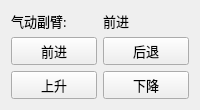
            <widget class="QWidget" name="page_2">
             <layout class="QGridLayout" name="gridLayout_10">
              <item row="1" column="0">
               <widget class="xIndicatorButton" name="btnAdv_2">
                <property name="minimumSize">
                 <size>
                  <width>40</width>
                  <height>25</height>
                 </size>
                </property>
                <property name="maximumSize">
                 <size>
                  <width>16777215</width>
                  <height>50</height>
                 </size>
                </property>
                <property name="font">
                 <font>
                  <family>微软雅黑</family>
                  <pointsize>10</pointsize>
                  <weight>50</weight>
                  <italic>false</italic>
                  <bold>false</bold>
                 </font>
                </property>
                <property name="text">
                 <string>前进</string>
                </property>
                <property name="iconOn" stdset="0">
                 <iconset resource="../xPad.qrc">
                  <normaloff>:/img/widget/buttonOn.png</normaloff>:/img/widget/buttonOn.png</iconset>
                </property>
                <property name="iconOff" stdset="0">
                 <iconset resource="../xPad.qrc">
                  <normaloff>:/img/widget/buttonOff.png</normaloff>:/img/widget/buttonOff.png</iconset>
                </property>
                <property name="contentAlignLeft" stdset="0">
                 <bool>true</bool>
                </property>
               </widget>
              </item>
              <item row="1" column="1">
               <widget class="xIndicatorButton" name="btnRet_2">
                <property name="minimumSize">
                 <size>
                  <width>40</width>
                  <height>25</height>
                 </size>
                </property>
                <property name="maximumSize">
                 <size>
                  <width>16777215</width>
                  <height>50</height>
                 </size>
                </property>
                <property name="font">
                 <font>
                  <family>微软雅黑</family>
                  <pointsize>10</pointsize>
                  <weight>50</weight>
                  <italic>false</italic>
                  <bold>false</bold>
                 </font>
                </property>
                <property name="text">
                 <string>后退</string>
                </property>
                <property name="iconOn" stdset="0">
                 <iconset resource="../xPad.qrc">
                  <normaloff>:/img/widget/buttonOn.png</normaloff>:/img/widget/buttonOn.png</iconset>
                </property>
                <property name="iconOff" stdset="0">
                 <iconset resource="../xPad.qrc">
                  <normaloff>:/img/widget/buttonOff.png</normaloff>:/img/widget/buttonOff.png</iconset>
                </property>
                <property name="contentAlignLeft" stdset="0">
                 <bool>true</bool>
                </property>
               </widget>
              </item>
              <item row="2" column="0">
               <widget class="xIndicatorButton" name="btnAsc">
                <property name="minimumSize">
                 <size>
                  <width>40</width>
                  <height>25</height>
                 </size>
                </property>
                <property name="maximumSize">
                 <size>
                  <width>16777215</width>
                  <height>50</height>
                 </size>
                </property>
                <property name="font">
                 <font>
                  <family>微软雅黑</family>
                  <pointsize>10</pointsize>
                  <weight>50</weight>
                  <italic>false</italic>
                  <bold>false</bold>
                 </font>
                </property>
                <property name="text">
                 <string>上升</string>
                </property>
                <property name="iconOn" stdset="0">
                 <iconset resource="../xPad.qrc">
                  <normaloff>:/img/widget/buttonOn.png</normaloff>:/img/widget/buttonOn.png</iconset>
                </property>
                <property name="iconOff" stdset="0">
                 <iconset resource="../xPad.qrc">
                  <normaloff>:/img/widget/buttonOff.png</normaloff>:/img/widget/buttonOff.png</iconset>
                </property>
                <property name="contentAlignLeft" stdset="0">
                 <bool>true</bool>
                </property>
               </widget>
              </item>
              <item row="2" column="1">
               <widget class="xIndicatorButton" name="btnDec">
                <property name="minimumSize">
                 <size>
                  <width>40</width>
                  <height>25</height>
                 </size>
                </property>
                <property name="maximumSize">
                 <size>
                  <width>16777215</width>
                  <height>50</height>
                 </size>
                </property>
                <property name="font">
                 <font>
                  <family>微软雅黑</family>
                  <pointsize>10</pointsize>
                  <weight>50</weight>
                  <italic>false</italic>
                  <bold>false</bold>
                 </font>
                </property>
                <property name="text">
                 <string>下降</string>
                </property>
                <property name="iconOn" stdset="0">
                 <iconset resource="../xPad.qrc">
                  <normaloff>:/img/widget/buttonOn.png</normaloff>:/img/widget/buttonOn.png</iconset>
                </property>
                <property name="iconOff" stdset="0">
                 <iconset resource="../xPad.qrc">
                  <normaloff>:/img/widget/buttonOff.png</normaloff>:/img/widget/buttonOff.png</iconset>
                </property>
                <property name="contentAlignLeft" stdset="0">
                 <bool>true</bool>
                </property>
               </widget>
              </item>
              <item row="0" column="0">
               <widget class="QLabel" name="labelFetchRarm">
                <property name="font">
                 <font>
                  <family>微软雅黑</family>
                  <pointsize>10</pointsize>
                  <italic>false</italic>
                 </font>
                </property>
                <property name="text">
                 <string>气动副臂:</string>
                </property>
               </widget>
              </item>
              <item row="0" column="1">
               <widget class="QLabel" name="labelFetchRarmState">
                <property name="font">
                 <font>
                  <family>微软雅黑</family>
                  <pointsize>10</pointsize>
                  <italic>false</italic>
                 </font>
                </property>
                <property name="text">
                 <string>前进</string>
                </property>
               </widget>
              </item>
             </layout>
            </widget>
